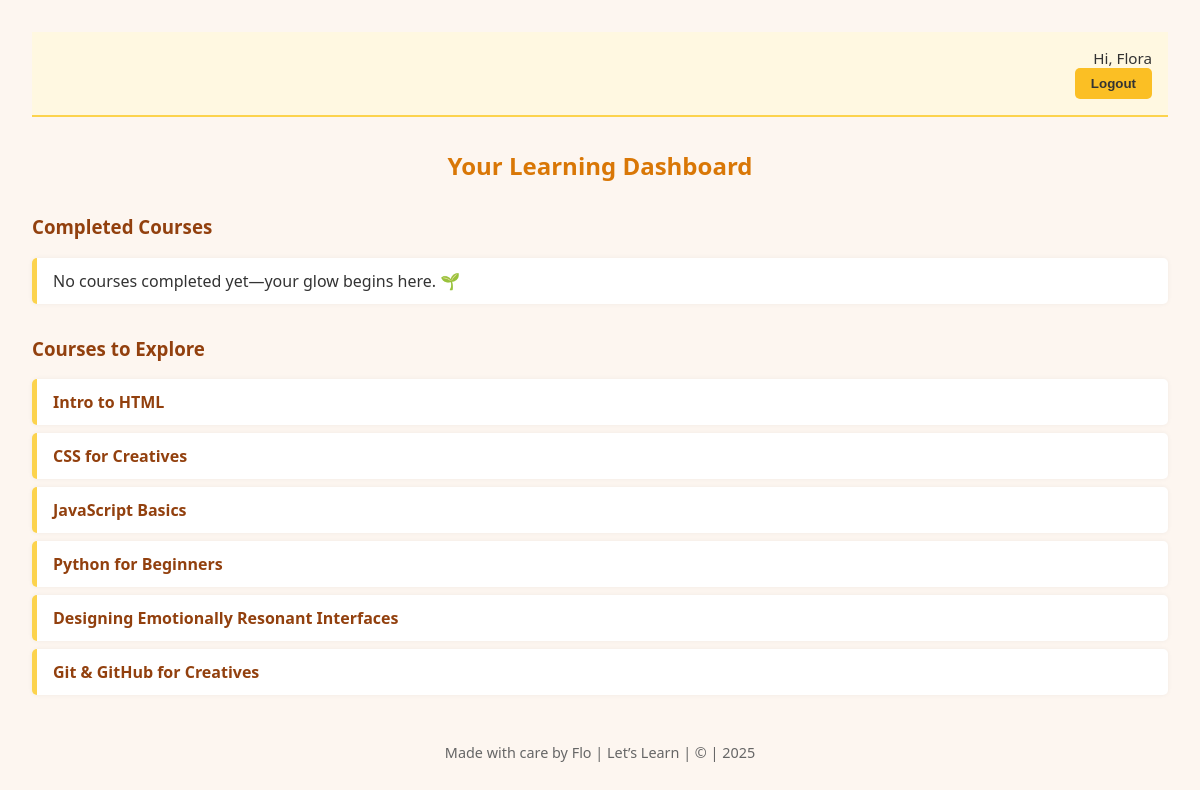
The page /dashboard/ (signed in) on the database its author committed.
### LetsLearn/models.py (models this page shows, shortened)
class Course(models.Model):
    CATEGORY_CHOICES = [
        ('web', 'Web Development'),
        ('data', 'Data Science'),
        ('design', 'Design'),
    ]
    title = models.CharField(max_length=100)
    description = models.TextField()
    category = models.CharField(max_length=20, choices=CATEGORY_CHOICES, default='web')
    completed_by = models.ManyToManyField(User, blank=True)

### LetsLearn/views.py (the view)
# urls.py: path('dashboard/', views.dashboard, name='dashboard'),
def dashboard(request):
    if request.user.is_authenticated:
        completed = Course.objects.filter(completed_by=request.user)
        remaining = Course.objects.exclude(completed_by=request.user)
        return render(request, 'dashboard.html', {
            'completed': completed,
            'remaining': remaining
        })
    return redirect('login')

### templates/dashboard.html (shortened to what this page needs)
<!DOCTYPE html>
{% load static %}
<html lang="en">
<head>
</head>
<body>
  <div class="top-bar">
    {% if user.is_authenticated %}
      <p>Hi, {{ user.username }}
        <form method="post" action="{% url 'logout' %}">
          <button type="submit" class="link-button">Logout</button>
        </form>
      </p>
    {% else %}
      <p><a href="{% url 'login' %}">Login</a> | <a href="{% url 'signup' %}">Sign Up</a></p>
    {% endif %}
  </div>
  <h2>Your Learning Dashboard</h2>
  <h3>Completed Courses</h3>
  <ul>
    {% for course in completed %}
      <li>{{ course.title }}</li>
    {% empty %}
      <li>No courses completed yet—your glow begins here. 🌱</li>
    {% endfor %}
  </ul>
  <h3> Courses to Explore</h3>
  <ul>
    {% for course in remaining %}
      <li><a href="{% url 'course_detail' course.id %}">{{ course.title }}</a></li>
    {% empty %}
      <li>No courses available yet—stay tuned for new paths. </li>
    {% endfor %}
  </ul>
  <footer>
    Made with care by Flo | Let’s Learn | &copy; | 2025
  </footer>
</body>
</html>

### templates/dashboard.html (style rules this page uses)
body { font-family: 'Segoe UI', sans-serif; background-color: #fdf6f0; color: #333; margin: 0; padding: 2rem; }
.top-bar { text-align: right; margin-bottom: 2rem; background-color: #fff8e1; padding: 1rem; border-bottom: 2px solid #fcd34d; }
.top-bar p { margin: 0; font-size: 0.95rem; }
.link-button, button { background-color: #fbbf24; border: none; padding: 0.5rem 1rem; font-weight: bold; cursor: pointer; border-radius: 5px; color: #333; transition: background-color 0.3s ease; }
h2 { text-align: center; color: #d97706; margin-bottom: 1rem; }
h3 { color: #92400e; margin-top: 2rem; }
ul { list-style-type: none; padding: 0; margin: 1rem 0; }
ul li { background-color: #fff; padding: 0.75rem 1rem; margin-bottom: 0.5rem; border-left: 5px solid #fcd34d; box-shadow: 0 0 5px rgba(0,0,0,0.05); border-radius: 5px; }
ul li a { text-decoration: none; color: #92400e; font-weight: bold; }
footer { text-align: center; margin-top: 3rem; font-size: 0.9rem; color: #666; }

### rows shown on the page
Course: title "Intro to HTML"
Course: title "CSS for Creatives"
Course: title "JavaScript Basics"
Course: title "Python for Beginners"
Course: title "Designing Emotionally Resonant Interfaces"
Course: title "Git & GitHub for Creatives"

### other values the page prints
{{ user.username }} "Flora"
